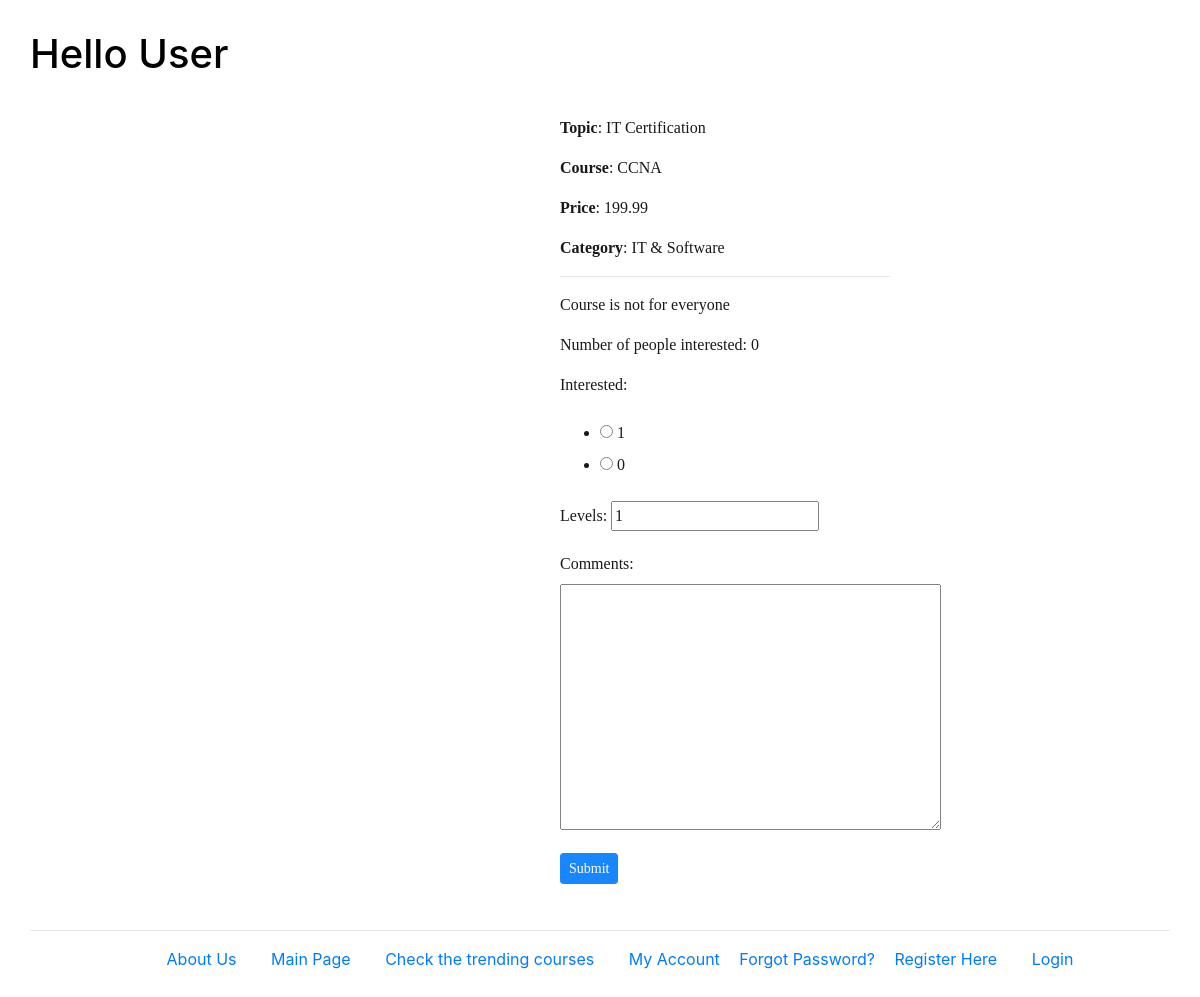
The app's page /myapp/courses/1/ with its own data.
### myapp/models.py (models this page shows, shortened)
class Course(models.Model):
 topic = models.ForeignKey(Topic, related_name='courses', on_delete=models.CASCADE)
 name = models.CharField(max_length=200)
 price = models.DecimalField(max_digits=10, decimal_places=2, validators=[MaxValueValidator(200), MinValueValidator(100)])
 for_everyone = models.BooleanField(default=True)
 description = models.TextField(max_length=300, null=True, blank=True)
 interested = models.PositiveIntegerField(default=0)
 stages = models.PositiveIntegerField(default=3)
 hours = models.IntegerField(default=10)

class Topic(models.Model):
 name = models.CharField(max_length=200)
 category = models.CharField(max_length=80, null=True, blank=True)

### myapp/views.py (the view, shortened to what this page needs)
# urls.py: path(r'courses/<int:cour_id>/', views.coursedetail, name='coursedetail'),
def coursedetail(request, cour_id):
    msg = ''
    course = Course.objects.get(id=cour_id)
    if request.method=='GET':
        form=InterestForm()
        msg='Courses'
        return render(request, 'myapp/coursedetail.html', {'form':form, 'course':course})

### myapp/forms.py
class InterestForm(forms.Form):
    CHOICES = [('Yes', 1), ('No', 0)]
    interested = forms.ChoiceField(widget=forms.RadioSelect, choices=CHOICES, required=True)
    levels = forms.IntegerField(min_value=1, initial=1)
    comments = forms.CharField(widget=forms.Textarea, required=False)
    labels = {'interested': 'interested',
              'levels': 'levels',
              'comments': 'Additional Comments'}

### myapp/templates/myapp/coursedetail.html (shortened to what this page needs)
<!DOCTYPE html>
<html lang="en">
<head>
    <link rel="stylesheet" type="text/css" href="https://stackpath.bootstrapcdn.com/bootstrap/4.5.2/css/bootstrap.min.css" type="css">
</head>
<body style="margin: 20px; padding: 10px;">
    {% extends 'myapp/base.html' %}
    {% block body_block %}
<div class="text">
        <p><b>Topic</b>: {{ course.topic.name}}</p>
        <p><b>Course</b>: {{ course.name}}</p>
        <p><b>Price</b>: {{ course.price}}</p>
        <p><b>Category</b>: {{ course.topic.category}}</p><hr>
        {% if course.for_everyone %}
            <p>Course is for everyone</p>
        {% else %}
            <p>Course is not for everyone</p>
        {% endif %}
        <p>Number of people interested: {{ course.interested }}</p>
        <form method="post" novalidate>
            {{ form.as_p }}
            <button class="btn btn-sm btn-primary" type="submit">Submit</button>
        </form>
    {% endblock %}

### myapp/static/myapp/style.css (style rules this page uses)
div.text { margin-left: 500px; margin-right: 250px; padding: 30px; background-color: white; color: black; opacity: 0.9; font-family: serif; text-align: justify; }
body { background-color: white; }

### records on screen
Course: topic.name "IT Certification", name "CCNA", price "199.99", topic.category "IT & Software", interested "0"
